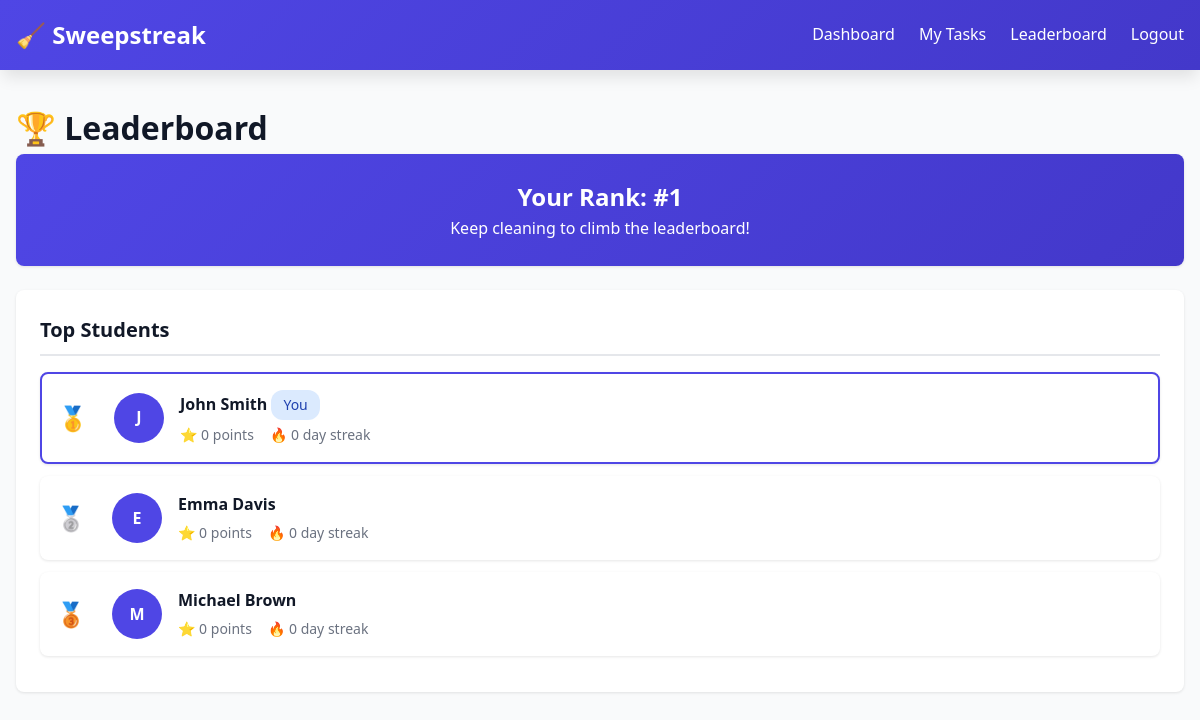
/student/leaderboard.php (signed in), run on the app's committed database.
### tables this page shows
CREATE TABLE users (
    id INT AUTO_INCREMENT PRIMARY KEY,
    username VARCHAR(50) UNIQUE NOT NULL,
    email VARCHAR(100) UNIQUE NOT NULL,
    password VARCHAR(255) NOT NULL,
    full_name VARCHAR(100) NOT NULL,
    role ENUM('student', 'teacher', 'admin') DEFAULT 'student',
    total_points INT DEFAULT 0,
    current_streak INT DEFAULT 0,
    longest_streak INT DEFAULT 0,
    last_completion_date DATE NULL,
    profile_image VARCHAR(255) DEFAULT 'default-avatar.png',
    created_at TIMESTAMP DEFAULT CURRENT_TIMESTAMP,
    updated_at TIMESTAMP DEFAULT CURRENT_TIMESTAMP ON UPDATE CURRENT_TIMESTAMP
);

### includes/functions.php (called while the page is built, shortened)
<?php
function get_leaderboard($limit = 10, $pdo) {
    $stmt = $pdo->prepare("
        SELECT id, username, full_name, total_points, current_streak, profile_image
        FROM users
        WHERE role = 'student'
        ORDER BY total_points DESC, current_streak DESC
        LIMIT ?
    ");
    $stmt->execute([$limit]);
    return $stmt->fetchAll();
}
?>

### student/leaderboard.php (the view, shortened to what this page needs)
<?php
require_once '../config/database.php';
require_once '../includes/functions.php';
$user_id = $_SESSION['user_id'];
$leaderboard = get_leaderboard(50, $pdo);
$stmt = $pdo->prepare("
    SELECT COUNT(*) + 1 as rank
    FROM users
    WHERE role = 'student'
    AND (total_points > (SELECT total_points FROM users WHERE id = ?)
         OR (total_points = (SELECT total_points FROM users WHERE id = ?)
             AND current_streak > (SELECT current_streak FROM users WHERE id = ?)))
");
$stmt->execute([$user_id, $user_id, $user_id]);
$user_rank = $stmt->fetch()['rank'];
?>
<!DOCTYPE html>
<html lang="en">
<head>
    <link rel="stylesheet" href="/assets/css/style.css">
</head>
<body>
    <header class="header">
        <div class="header-content">
            <div class="logo">🧹 Sweepstreak</div>
            <nav>
                <ul class="nav-menu">
                    <li><a href="dashboard.php">Dashboard</a></li>
                    <li><a href="tasks.php">My Tasks</a></li>
                    <li><a href="leaderboard.php">Leaderboard</a></li>
                    <li><a href="/auth/logout.php">Logout</a></li>
                </ul>
            </nav>
        </div>
    </header>
    <div class="container">
        <h1>🏆 Leaderboard</h1>
        <div class="card" style="text-align: center; background: linear-gradient(135deg, var(--primary-color), var(--primary-dark)); color: white;">
            <h2>Your Rank: #<?php echo $user_rank; ?></h2>
            <p>Keep cleaning to climb the leaderboard!</p>
        </div>
        <div class="card">
            <div class="card-header">Top Students</div>
            <?php if (empty($leaderboard)): ?>
                <div class="empty-state">
                    <div class="empty-state-icon">🏆</div>
                    <div class="empty-state-text">No students yet</div>
                </div>
            <?php else: ?>
                <?php foreach ($leaderboard as $index => $student): ?>
                    <?php
                    $rank = $index + 1;
                    $is_current_user = $student['id'] == $user_id;
                    $rank_emoji = $rank === 1 ? '🥇' : ($rank === 2 ? '🥈' : ($rank === 3 ? '🥉' : ''));
                    ?>
                    <div class="leaderboard-item" style="<?php echo $is_current_user ? 'border: 2px solid var(--primary-color);' : ''; ?>">
                        <div class="leaderboard-rank">
                            <?php echo $rank_emoji ? $rank_emoji : $rank; ?>
                        </div>
                        <div class="leaderboard-avatar">
                            <?php echo strtoupper(substr($student['full_name'], 0, 1)); ?>
                        </div>
                        <div class="leaderboard-info">
                            <div class="leaderboard-name">
                                <?php echo htmlspecialchars($student['full_name']); ?>
                                <?php if ($is_current_user): ?>
                                    <span class="badge badge-info">You</span>
                                <?php endif; ?>
                            </div>
                            <div class="leaderboard-stats">
                                <span>⭐ <?php echo $student['total_points']; ?> points</span>
                                <span>🔥 <?php echo $student['current_streak']; ?> day streak</span>
                            </div>
                        </div>
                    </div>
                <?php endforeach; ?>
            <?php endif; ?>
        </div>
    </div>
</body>
</html>

### assets/css/style.css (style rules this page uses)
:root { --primary-color: #4f46e5; --primary-dark: #4338ca; --secondary-color: #10b981; --danger-color: #ef4444; --warning-color: #f59e0b; --dark-bg: #1f2937; --light-bg: #f9fafb; --card-bg: #ffffff; --text-primary: #111827; --text-secondary: #6b7280; --border-color: #e5e7eb; --shadow: 0 1px 3px 0 rgba(0, 0, 0, 0.1); --shadow-lg: 0 10px 15px -3px rgba(0, 0, 0, 0.1); }
* { margin: 0; padding: 0; box-sizing: border-box; }
body { font-family: 'Segoe UI', Tahoma, Geneva, Verdana, sans-serif; background-color: var(--light-bg); color: var(--text-primary); line-height: 1.6; }
.header { background: linear-gradient(135deg, var(--primary-color), var(--primary-dark)); color: white; padding: 1rem 0; box-shadow: var(--shadow-lg); }
.header-content { max-width: 1200px; margin: 0 auto; padding: 0 1rem; display: flex; justify-content: space-between; align-items: center; }
.logo { font-size: 1.5rem; font-weight: bold; display: flex; align-items: center; gap: 0.5rem; }
.nav-menu { display: flex; gap: 1.5rem; list-style: none; }
.nav-menu a { color: white; text-decoration: none; transition: opacity 0.3s; }
.container { max-width: 1200px; margin: 2rem auto; padding: 0 1rem; }
.card { background: var(--card-bg); border-radius: 8px; padding: 1.5rem; box-shadow: var(--shadow); margin-bottom: 1.5rem; }
.card-header { font-size: 1.25rem; font-weight: 600; margin-bottom: 1rem; padding-bottom: 0.5rem; border-bottom: 2px solid var(--border-color); }
.badge { display: inline-block; padding: 0.25rem 0.75rem; border-radius: 12px; font-size: 0.875rem; font-weight: 500; }
.badge-info { background-color: #dbeafe; color: #1e40af; }
.leaderboard-item { display: flex; align-items: center; padding: 1rem; background: white; border-radius: 8px; margin-bottom: 0.75rem; box-shadow: var(--shadow); transition: transform 0.3s; }
.leaderboard-rank { font-size: 1.5rem; font-weight: bold; color: var(--primary-color); margin-right: 1rem; min-width: 40px; }
.leaderboard-avatar { width: 50px; height: 50px; border-radius: 50%; background: var(--primary-color); color: white; display: flex; align-items: center; justify-content: center; font-weight: bold; margin-right: 1rem; }
.leaderboard-info { flex: 1; }
.leaderboard-name { font-weight: 600; margin-bottom: 0.25rem; }
.leaderboard-stats { display: flex; gap: 1rem; font-size: 0.875rem; color: var(--text-secondary); }

### data on the page
users: rank_emoji "🥇", full_name "J", full_name "John Smith", shows "You", total_points "0", current_streak "0"
users: rank_emoji "🥈", full_name "E", full_name "Emma Davis", total_points "0", current_streak "0"
users: rank_emoji "🥉", full_name "M", full_name "Michael Brown", total_points "0", current_streak "0"

### other printed values
$user_rank "1"
